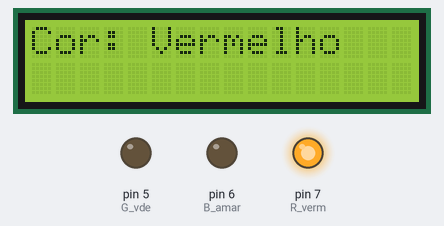
Recording of a sketch running on a simulated Arduino Uno, built with avr-gcc and run on an emulated ATmega328P. Parts: 16×2 character LCD, output pins drawn as LEDs (lit = HIGH).

Above: at 0.1 s.
At 2.1 s:
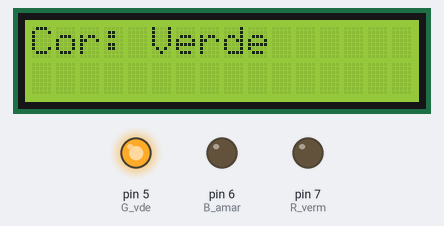
At 5.2 s:
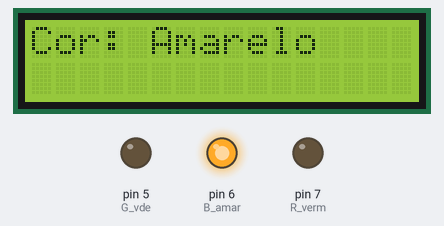
Timing chart, 0 to 130.0 s (numbered marks = the images above):
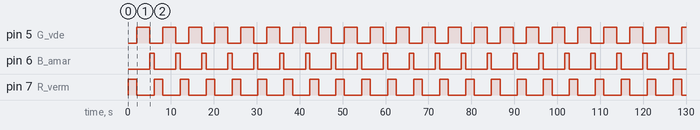

Measured:
- by itself, pin 5 (G_vde): alternates HIGH for 3.0 s and LOW for 3.0 s
- by itself, pin 6 (B_amar): alternates HIGH for 1.0 s and LOW for 5.0 s
- by itself, pin 7 (R_verm): alternates HIGH for 2.0 s and LOW for 4.0 s
- what the display in image 1 shows lasts 3.0 s, from 2.1 s to 5.1 s

The sketch:

Semaforo_Display_I2C.ino.ino
```cpp
#include <Wire.h>
#include <LiquidCrystal_I2C.h>

int R_verm = 7;   //LED vermelho
int G_vde = 5;   //LED verde
int B_amar = 6; //LED amarelo

LiquidCrystal_I2C lcd(0x27, 16, 2); // Inicialização do display LCD

 // essa função acende o LED e retornar a cor como texto.

String mudaCorLED(bool vermelho = false, bool verde = false, bool amarelo = false) {

    // Primeiro, apaga todos os LEDs
    digitalWrite(R_verm, LOW);
    digitalWrite(G_vde, LOW);
    digitalWrite(B_amar, LOW);

    // Depois, acende o LED da cor selecionada
    if (vermelho) {

        digitalWrite(R_verm, HIGH);
        return "Vermelho";
    } else if (verde) {

        digitalWrite(G_vde, HIGH);
        return "Verde";
    } else if (amarelo) {

        digitalWrite(B_amar, HIGH);
        return "Amarelo";
    }
    return "";
}

void setup() {

    // pinos em forma de saida

    pinMode(R_verm, OUTPUT);
    pinMode(G_vde, OUTPUT);
    pinMode(B_amar, OUTPUT);
    lcd.init();         // inicializando LCD
    lcd.backlight();    // luz de fundo do LCD
}

void loop() {

    String corAtual;

    // Verdadeiro, Falso, falso =  vermelho.
    corAtual = mudaCorLED(true, false, false);
    lcd.clear();
    lcd.setCursor(0, 0); // Move o cursor para o início
    lcd.print("Cor: ");
    lcd.print(corAtual); // Exibe "Cor: Vermelho"
    delay(2000);

    //Falso, Verdadeiro, Falso =  verde.
    corAtual = mudaCorLED(false, true, false);
    lcd.clear();
    lcd.setCursor(0, 0);
    lcd.print("Cor: ");
    lcd.print(corAtual); // Exibe "Cor: Verde"
    delay(3000);

     // Falso, Falso, Verdadeiro =  Amarelo.
    corAtual = mudaCorLED(false, false, true);
    lcd.clear();
    lcd.setCursor(0, 0);
    lcd.print("Cor: ");
    lcd.print(corAtual); // Exibe "Cor: Amarelo"
    delay(1000);
}
```
